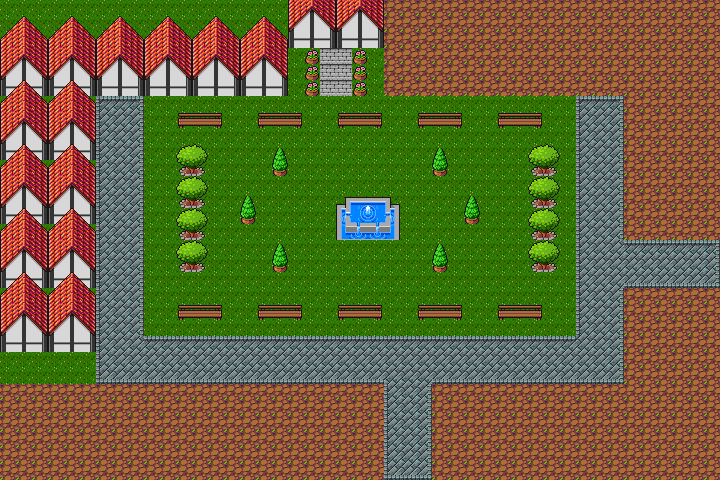

The image is a tile-based game level rendered from a .tmx file. Its description and source (layers, tilesets, objects; grid data summarised) follow:
An orthogonal 45x30 tile map with 16x16 px tiles, 4 tile layers (roads, grass, houses, roofs on left), 2 tilesets, 1 image layer.

<map version="1.0" orientation="orthogonal" renderorder="right-down" width="45" height="30" tilewidth="16" tileheight="16" nextobjectid="1">
 <tileset firstgid="1" name="town_A" tilewidth="16" tileheight="16" tilecount="208">
  <image source="../RPG Graphics Pack - Tiles - Town v1.1/RPG Graphics Pack - Tiles - Town/town_A.png" width="208" height="256" />
 </tileset>
 <tileset firstgid="209" name="town_B" tilewidth="16" tileheight="16" tilecount="592">
  <image source="../RPG Graphics Pack - Tiles - Town v1.1/RPG Graphics Pack - Tiles - Town/town_B.png" width="256" height="592" />
 </tileset>
 <imagelayer name="Image Layer 1">
  <image source="3-NW.png" />
 </imagelayer>
 <layer name="roads" width="45" height="30">
  <data>[1350 cells, 225 non-empty, 9 distinct tile ids]</data>
 </layer>
 <layer name="grass" width="45" height="30">
  <data>[1350 cells, 1107 non-empty, 2 distinct tile ids]</data>
 </layer>
 <layer name="houses" width="45" height="30">
  <data>[1350 cells, 204 non-empty, 15 distinct tile ids]</data>
 </layer>
 <layer name="roofs on left" width="45" height="30">
  <data>[1350 cells, 122 non-empty, 26 distinct tile ids]</data>
 </layer>
</map>
